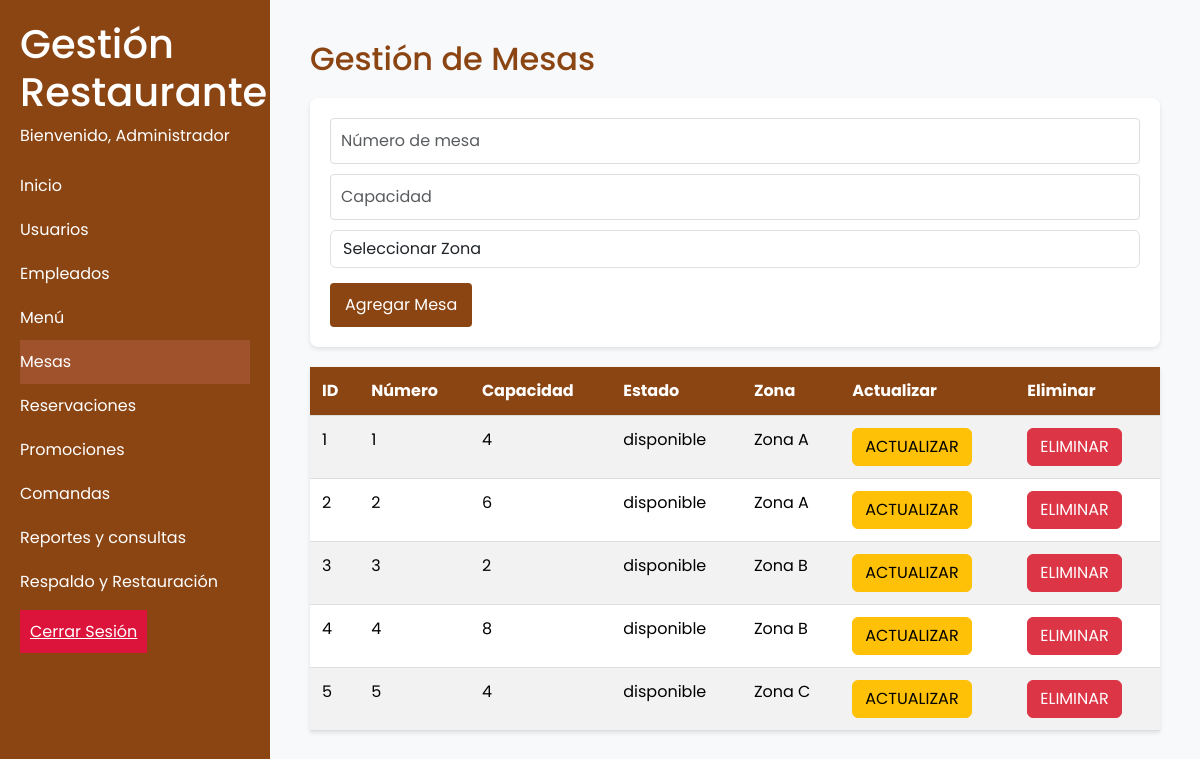
/PRUEBA..PHP (signed in), run on the app's committed database.
### tables this page shows
CREATE TABLE `mesas` (
  `id` int(11) NOT NULL AUTO_INCREMENT,
  `numero` int(11) NOT NULL,
  `capacidad` int(11) NOT NULL,
  `estado` enum('disponible','ocupada','reservada') NOT NULL,
  `ultima_actualizacion` timestamp NOT NULL DEFAULT current_timestamp(),
  `zona_id` int(11) DEFAULT NULL,
  PRIMARY KEY (`id`),
  KEY `zona_id` (`zona_id`),
  CONSTRAINT `mesas_ibfk_1` FOREIGN KEY (`zona_id`) REFERENCES `zonas` (`id`)
);

CREATE TABLE `zonas` (
  `id` int(11) NOT NULL AUTO_INCREMENT,
  `nombre` varchar(50) NOT NULL,
  PRIMARY KEY (`id`)
);

### PRUEBA..PHP (the view, shortened to what this page needs)
<?php
if(isset($_SESSION['usuario'])){
include 'includes/header.php';
include 'Static/connect/db.php';
?>
<div class="content">
    <h2>Gestión de Mesas</h2>
    <form class="user-form needs-validation" action="RMesa.php" method="POST" novalidate>
        <div class="form-group">
            <input type="number" class="form-control" name="numero" placeholder="Número de mesa" required>
        </div>
        <div class="form-group">
            <input type="number" class="form-control" name="capacidad" placeholder="Capacidad" required>
        </div>
        <div class="form-group">
            <select name="zona" class="form-control" required>
                <option value="">Seleccionar Zona</option>
            </select>
        </div>
        <button class="btn btn-primary" type="submit">Agregar Mesa</button>
    </form>
    <table class="table table-striped user-table">
        <thead>
            <tr>
                <th>ID</th>
                <th>Número</th>
                <th>Capacidad</th>
                <th>Estado</th>
                <th>Zona</th>
                <th>Actualizar</th>
                <th>Eliminar</th>
            </tr>
        </thead>
        <tbody>
        <?php
        $query = "SELECT m.*, z.nombre as zona_nombre FROM mesas m
                  LEFT JOIN zonas z ON m.zona_id = z.id
                  ORDER BY m.numero";
        $resul = mysqli_query($conn, $query);
        while($row = mysqli_fetch_array($resul)){ ?>
            <tr>
                <td><?php echo $row['id']; ?></td>
                <td><?php echo $row['numero']; ?></td>
                <td><?php echo $row['capacidad']; ?></td>
                <td><?php echo $row['estado']; ?></td>
                <td><?php echo $row['zona_nombre']; ?></td>
                <td>
                    <a href="actualizarMesa.php?id=<?php echo $row['id']?>" class="btn btn-warning">ACTUALIZAR</a>
                </td>
                <td>
                    <button class="btn btn-danger" data-toggle="modal" data-target="#confirmDeleteModal" data-id="<?php echo $row['id']?>">ELIMINAR</button>
                </td>
            </tr>
        <?php } ?>
        </tbody>
    </table>
</div>
<?php
include 'includes/footer.php';
} else {
    header("Location: login.php");
}
?>

### Static/css/styles.css (style rules this page uses)
html, body { height: 100%; margin: 0; padding: 0; font-family: 'Poppins', sans-serif; }
body { margin: 0; padding: 0; min-height: 100vh; background-color: #f8f9fa; }
.content { flex-grow: 1; padding: 20px; height: 100vh; overflow-y: auto; }
input:invalid { animation: shake 0.3s; }
.content h2 { color: #8B4513; margin-bottom: 20px; }
.user-form { background-color: #fff; padding: 20px; border-radius: 8px; box-shadow: 0 2px 4px rgba(0,0,0,0.1); margin-bottom: 20px; }
.user-form input { display: block; width: 100%; padding: 10px; margin-bottom: 10px; border: 1px solid #ddd; border-radius: 4px; font-size: 16px; }
.user-form button { background-color: #8B4513; color: white; padding: 10px 15px; border: none; border-radius: 4px; cursor: pointer; font-size: 16px; }
.user-table { width: 100%; border-collapse: collapse; background-color: #fff; box-shadow: 0 2px 4px rgba(0,0,0,0.1); }
.user-table th, .user-table td { padding: 12px; text-align: left; border-bottom: 1px solid #ddd; }
.user-table th { background-color: #8B4513; color: white; }
.user-table tr:nth-child(even) { background-color: #f9f9f9; }
.form-control { margin-bottom: 15px; }

### data on the page
mesas: id "1", numero "1", capacidad "4", estado "disponible", zona.nombre "Zona A"
mesas: id "2", numero "2", capacidad "6", estado "disponible", zona.nombre "Zona A"
mesas: id "3", numero "3", capacidad "2", estado "disponible", zona.nombre "Zona B"
mesas: id "4", numero "4", capacidad "8", estado "disponible", zona.nombre "Zona B"
mesas: id "5", numero "5", capacidad "4", estado "disponible", zona.nombre "Zona C"

### other printed values
$nombreUsuario "Administrador"
